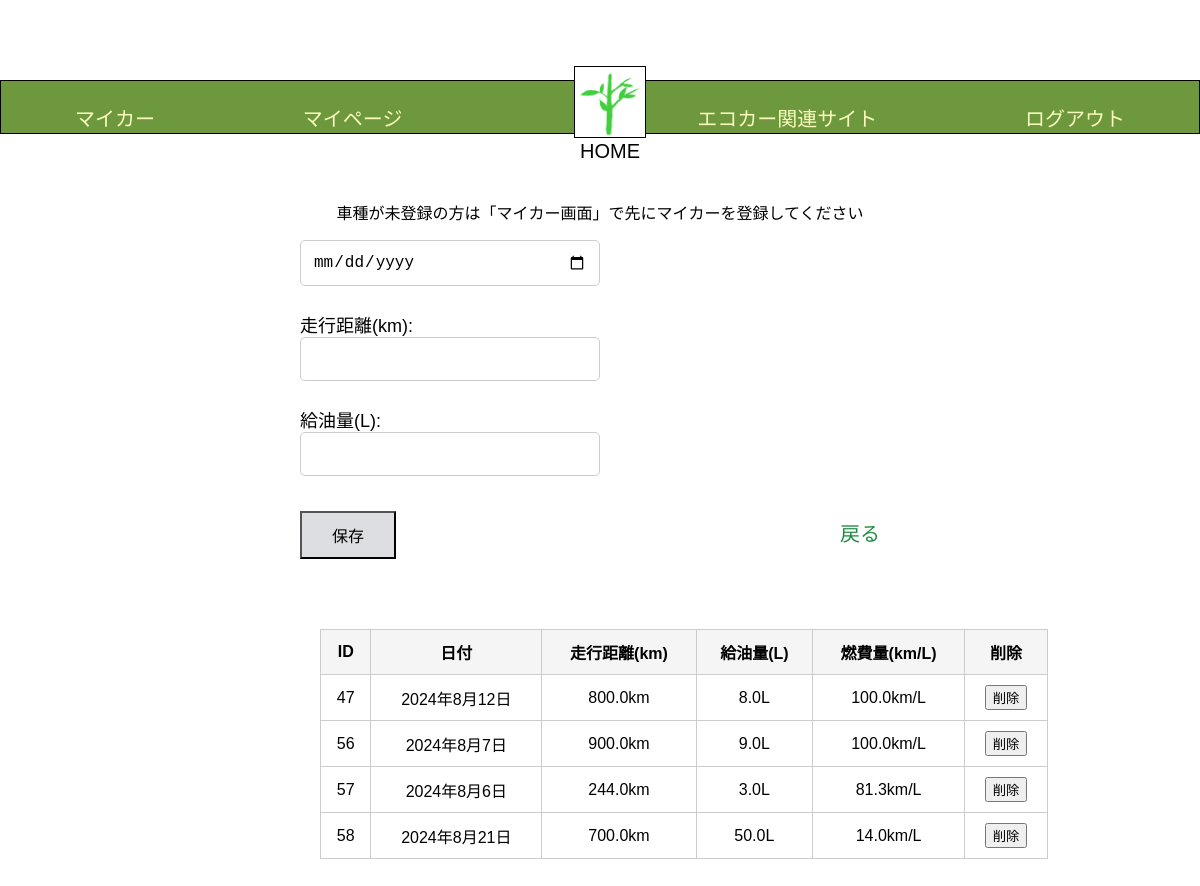
The app's page /Edrive/records/5/ with its own data.
### Edrive/models.py (models this page shows, shortened)
class FuelRecord(models.Model):
    my_car = models.ForeignKey(MyCar, on_delete=models.CASCADE, default=1)
    distance = models.FloatField(verbose_name="走行距離 (km)")
    fuel_amount = models.FloatField(verbose_name="給油量 (L)")
    fuel_efficiency = models.FloatField(verbose_name="燃費 (km/L)", blank=True, null=True, editable=False)
    date = models.DateField(verbose_name="日付", default=timezone.now)
    created_at = models.DateTimeField(auto_now_add=True, null=True)  # auto_now_add=True を削除
    updated_at = models.DateTimeField(auto_now=True,null=True)
    class Meta:
        db_table = 'fuel_records'

### Edrive/views.py (the view, shortened to what this page needs)
# urls.py: path('records/<int:pk>/',RecordsView.as_view(), name = 'records'),
class RecordsView(View):
    model = FuelRecord
    template_name = 'records.html'
    form_class = RecordsForm
    def get(self, request, pk):
        user = get_object_or_404(User, pk=pk)
        my_cars = MyCar.objects.filter(user=user)
        fuel_records = FuelRecord.objects.filter(my_car__in=my_cars)
        form = self.form_class()
        return render(request, self.template_name, {'fuel_records': fuel_records, 'form': form, 'car_id': pk})

### Edrive/forms.py
class RecordsForm(forms.ModelForm):
    distance = forms.FloatField(label = '走行距離(km)')
    fuel_amount = forms.FloatField(label = '給油量(L)')
    date = forms.DateField(label = '', widget=forms.DateInput(attrs={'type': 'date'}))
    class Meta:
        model = FuelRecord
        fields = [ 'date','distance', 'fuel_amount']

### templates/records.html (shortened to what this page needs)
{% load static %}
<!DOCTYPE html>
<html lang="ja">
   <head>
      <link rel="stylesheet" href="{% static 'css/style.css' %}">
   </head>
   <body>
       <header class="header-container">
      <nav class="navbar navbar-expand-lg navbar-light bg-light">
        <a class="navbar-brand" href="{% url 'Edrive:my_car' user.pk %}">マイカー</a>
        <a class="navbar-brand" href="{% url 'Edrive:mypage' user.pk %}">マイページ</a>
        <div class="logo">
        <a href="{% url 'Edrive:home' %}" class="home-link">
             <img src = "{% get_media_prefix %}shinryoku.png"  alt = "ホーム">
             <p>HOME</p>
        </a>
        </div>
        <a class="navbar-brand" href="{% url 'Edrive:eco_car_site' %}">エコカー関連サイト</a>
        <a class="navbar-brand" href="{% url 'Edrive:logout' %}">ログアウト</a>
      </nav>
      </header>
  <div class="records">
  <p>車種が未登録の方は「マイカー画面」で先にマイカーを登録してください</p>
  <nav>
   <form method="POST">
            <div class="form-group">
                {{ form.date }}
            </div>
            <div class="form-group">
                {{ form.distance.label_tag }}
                {{ form.distance }}
            </div>
            <div class="form-group">
                {{ form.fuel_amount.label_tag }}
                {{ form.fuel_amount }}
            </div>
   <input type="submit" value="保存">
        </form>
    <a class="navbar-brand" href="{% url 'Edrive:home' %}">戻る</a>
  </nav>
  </div>
<div class="records-container">
        <div class="car-info">
            <table border='1'>
      <table>
        <thead>
            <tr>
                <th>ID</th>
                <th>日付</th>
                <th>走行距離(km)</th>
                <th>給油量(L)</th>
                <th>燃費量(km/L)</th>
                <th>削除</th>
            </tr>
        </thead>
            <tbody>
            {% for record in fuel_records %}
                <tr>
                    <td>{{ record.id }}</td>
                    <td>{{ record.date|date:"Y年n月j日" }}</td>
                    <td>{{ record.distance }}km</td>
                    <td>{{ record.fuel_amount }}L</td>
                    <td>{{ record.fuel_efficiency|floatformat:1 }}km/L</td>
                    <td>
                    <form method="post" style="display:inline;">
                        <button type="submit">削除</button>
                      </form>
                    </td>
                </tr>
               {% endfor %}
            </tbody>
     </table>
</div>
</body>
</html>

### static/css/style.css (style rules this page uses)
body { font-family: Arial, sans-serif; margin: 0; padding: 0; }
.header-container { text-align: center; background-color: #6e983e; padding: 1px 0; margin-top: 80px; position: relative; border:1px solid black; height:auto; }
.header-container a.navbar-brand { color: #fafdbd; text-decoration: none; font-weight: 400; padding: 0.5px; justify-content: space-around; }
.logo img { width:70px; height: 70px; border: 1px solid black; }
.navbar-brand { font-size: 20px; color: #fafdbd; display: flex; margin: 0; }
.navbar { display: flex; justify-content: space-around; align-items: center; padding: 0; margin: 10px 0 0 0; }
.logo .home-link { display: flex; flex-direction: column; align-items: center; position: absolute; text-decoration: none; margin: 0 10px; top: -15px; left: 50%; transform: translateX(-50%); width: 80px; height: 80px; }
.logo p { margin: 2px 0 100px 0; font-size: 20px; color: #000000; font-weight:400; }
input[type="submit"] { margin-top: 10px; padding: 10px 50px; background-color: #dcdee1; color: black; cursor: pointer; }
.navbar-brand { display: flex; text-align: center; margin-top: 10px; }
.records { display: flex; flex-direction: column; align-items: center; margin-top: 50px; }
.records nav { display: flex; align-items: center; justify-content: space-between; margin-bottom: 20px; width:50%; }
.records form { width: 50%; margin-bottom: 20px; }
.records form .form-group { margin-bottom: 15px; }
.records form label { font-size: 18px; display: block; }
.records form input[type="text"], .records form input[type="password"], .records form input[type="email"], .records form input[type="date"], .records form input[type="datetime-local"], .records form input[type="number"], .records form select, .records form textarea { width: 100%; padding: 12px; font-size: 16px; border: 1px solid #ccc; border-radius: 5px; box-sizing: border-box; margin-bottom: 10px; }
.records form input[type="submit"] { padding: 10px 30px; background-color: #dcdee1; color: black; cursor: pointer; font-size: 16px; text-align: center; margin-right: 10px; display: inline-block; }
.records .navbar-brand { padding: 20px 20px; color: #208b40; font-size: 20px; text-align: center; text-decoration: none; margin-top: 250px; margin-bottom: 5px; display: inline-block; }
.records-container { display: flex; justify-content: center; margin-top: 30px; margin-bottom: 80px; }
.records-container table { width: 130%; border-collapse: collapse; }
.records-container th, .records-container td { padding: 10px; text-align: center; border: 1px solid #ccc; }
.records-container th { background-color: #f5f5f5; }

### records on screen
FuelRecord: id "47", date "2024年8月12日", distance "800.0", fuel_amount "8.0", fuel_efficiency "100.0"
FuelRecord: id "56", date "2024年8月7日", distance "900.0", fuel_amount "9.0", fuel_efficiency "100.0"
FuelRecord: id "57", date "2024年8月6日", distance "244.0", fuel_amount "3.0", fuel_efficiency "81.3"
FuelRecord: id "58", date "2024年8月21日", distance "700.0", fuel_amount "50.0", fuel_efficiency "14.0"
